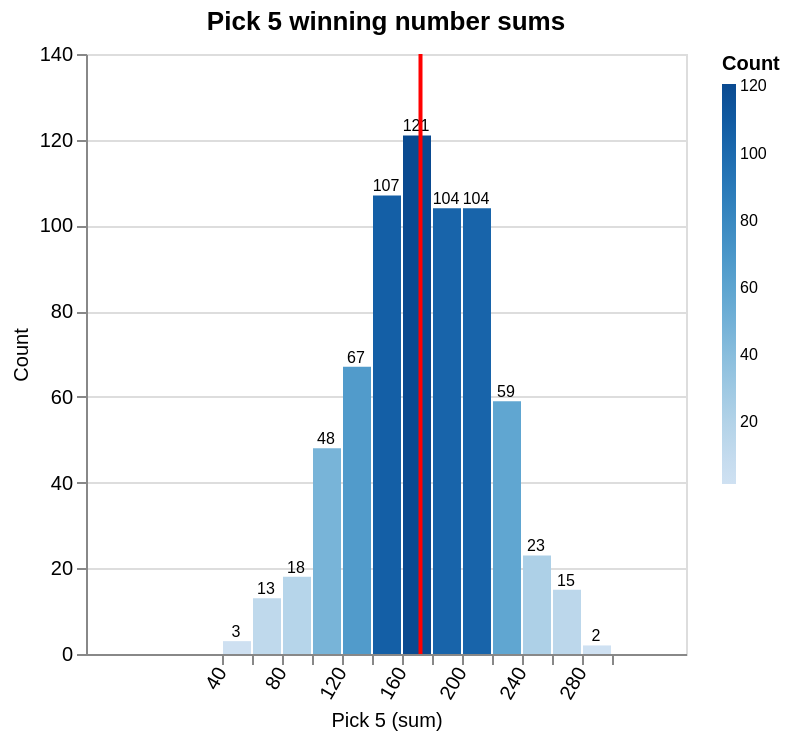

Here is the notebook cell this chart was saved with:
### Markdown cell above
The code below instantiates an instance of an `alt.Chart()` object, calls the function `encode_mark_bar()` to encode the bar chart, and then adds additional encodings and labels to the chart. What does the chart suggest about the distribution of Pick 5 winning number sums and number selection strategies?

### Code cell
base = alt.Chart(data)
bar = encode_mark_bar(
    base, "pick5_sum:Q", "Pick 5 (sum)", x_scale_domain=(0, 320), y_scale_domain=(0, 140)
)
text = bar.mark_text(align="center", baseline="bottom", fontSize=8).encode(
    text="count():Q", color=alt.value("black")
)
rule = base.mark_rule().encode(
    alt.X("median(pick5_sum):Q"),
    color=alt.value("red"),
    strokeWidth=alt.value(2),
)
chart = (bar + text + rule).properties(
    title=alt.Title("Pick 5 winning number sums", align="center"), width=300, height=300
)
chart.show()

### Figure 1 — Vega-Lite specification as saved in the notebook (floating-point values rounded to 4 significant figures; data arrays with more than 128 entries replaced by an {"elided": "..."} marker saying what was removed)
{"config": {"view": {"continuousWidth": 300, "continuousHeight": 300}}, "layer": [{"mark": {"type": "bar"}, "encoding": {"color": {"aggregate": "count", "legend": {"gradientThickness": 7, "labelFontSize": 8, "labelFontWeight": "normal", "tickCount": 5, "tickMinStep": 5, "title": "Count", "titleFontSize": 10, "titleFontWeight": "bold"}, "scale": {"scheme": "blues"}, "type": "quantitative"}, "x": {"axis": {"labelAngle": -60, "labelFontWeight": "normal", "tickCount": 15, "tickMinStep": 5, "title": "Pick 5 (sum)", "titleFontSize": 10, "titleFontWeight": "normal"}, "bin": {"maxbins": 15}, "field": "pick5_sum", "scale": {"domain": [0, 320], "padding": 0.3}, "type": "quantitative"}, "y": {"aggregate": "count", "axis": {"labelFontWeight": "normal", "title": "Count", "titleFontSize": 10, "titleFontWeight": "normal"}, "scale": {"domain": [0, 140]}, "type": "quantitative"}}}, {"mark": {"type": "text", "align": "center", "baseline": "bottom", "fontSize": 8}, "encoding": {"color": {"value": "black"}, "text": {"aggregate": "count", "type": "quantitative"}, "x": {"axis": {"labelAngle": -60, "labelFontWeight": "normal", "tickCount": 15, "tickMinStep": 5, "title": "Pick 5 (sum)", "titleFontSize": 10, "titleFontWeight": "normal"}, "bin": {"maxbins": 15}, "field": "pick5_sum", "scale": {"domain": [0, 320], "padding": 0.3}, "type": "quantitative"}, "y": {"aggregate": "count", "axis": {"labelFontWeight": "normal", "title": "Count", "titleFontSize": 10, "titleFontWeight": "normal"}, "scale": {"domain": [0, 140]}, "type": "quantitative"}}}, {"mark": {"type": "rule"}, "encoding": {"color": {"value": "red"}, "strokeWidth": {"value": 2}, "x": {"aggregate": "median", "field": "pick5_sum", "type": "quantitative"}}}], "data": {"name": "data-8925f7073dfb453a6e100ee686958f7f"}, "height": 300, "title": {"text": "Pick 5 winning number sums", "align": "center"}, "width": 300, "$schema": "https://vega.github.io/schema/vega-lite/v5.17.0.json", "datasets": {"data-8925f7073dfb453a6e100ee686958f7f": {"elided": "684 records"}}}
